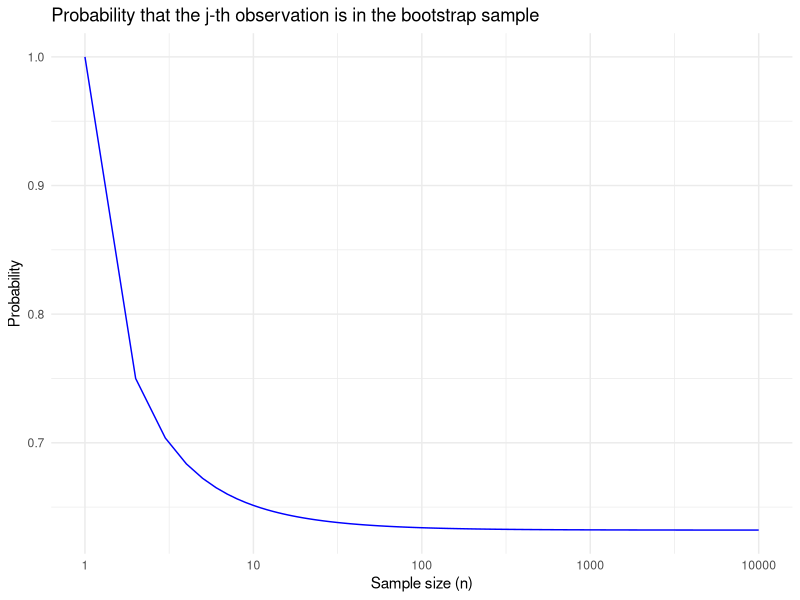

The R script that drew this image:
## ---- chunk 1
library(ggplot2)

n_values <- 1:10000
probabilities <- 1 - (1 - 1/n_values)^n_values
data <- data.frame(n = n_values, probability = probabilities)

ggplot(data, aes(x = n, y = probability)) +
  geom_line(color = "blue") + 
  scale_x_log10() +
  labs(x = "Sample size (n)", 
       y = "Probability", 
       title = "Probability that the j-th observation is in the bootstrap sample") +
  theme_minimal()



## ---- chunk 2
set.seed(10)
n <- 100
num_simulations <- 10000

store <- numeric(num_simulations)

for (i in 1:num_simulations) {
  sample <- sample(1:n, n, replace = TRUE)  
  store[i] <- sum(sample == 4) > 0  
}

probability <- mean(store)
print(probability)
